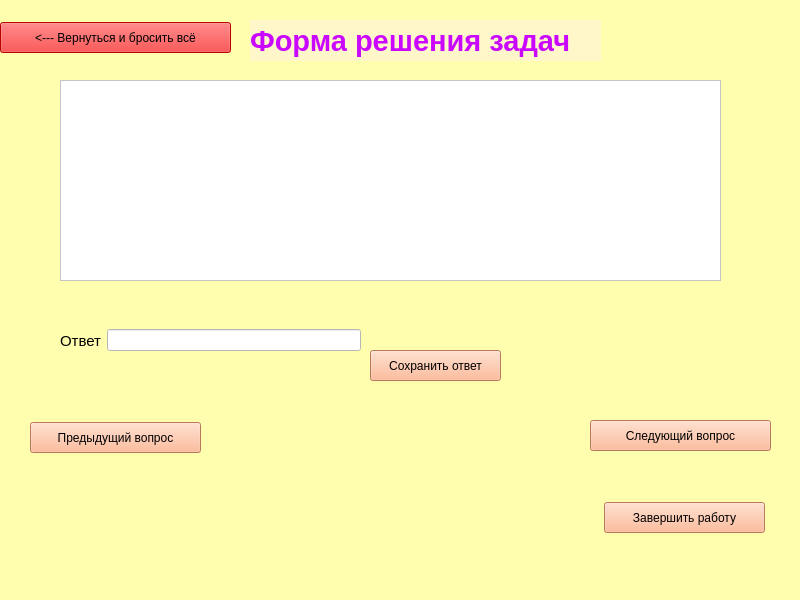
<?xml version="1.0" encoding="UTF-8"?>
<ui version="4.0">
 <class>MainWindow</class>
 <widget class="QMainWindow" name="MainWindow">
  <property name="geometry">
   <rect>
    <x>0</x>
    <y>0</y>
    <width>800</width>
    <height>600</height>
   </rect>
  </property>
  <property name="windowTitle">
   <string>MainWindow</string>
  </property>
  <property name="styleSheet">
   <string notr="true">background-color: rgb(255, 253, 174);</string>
  </property>
  <widget class="QWidget" name="centralwidget">
   <widget class="QLabel" name="label">
    <property name="geometry">
     <rect>
      <x>250</x>
      <y>20</y>
      <width>351</width>
      <height>41</height>
     </rect>
    </property>
    <property name="font">
     <font>
      <pointsize>22</pointsize>
      <weight>75</weight>
      <bold>true</bold>
     </font>
    </property>
    <property name="styleSheet">
     <string notr="true">background-color: rgb(255, 247, 201);
color: rgb(202, 8, 255);</string>
    </property>
    <property name="text">
     <string>Форма решения задач</string>
    </property>
   </widget>
   <widget class="QPushButton" name="endButton">
    <property name="geometry">
     <rect>
      <x>604</x>
      <y>502</y>
      <width>161</width>
      <height>31</height>
     </rect>
    </property>
    <property name="styleSheet">
     <string notr="true">background-color: rgb(255, 170, 127);
font: 75 12pt &quot;MS Shell Dlg 2&quot;;
gridline-color: rgb(170, 0, 0);</string>
    </property>
    <property name="text">
     <string>Завершить работу</string>
    </property>
   </widget>
   <widget class="QTextBrowser" name="qwestionText">
    <property name="enabled">
     <bool>false</bool>
    </property>
    <property name="geometry">
     <rect>
      <x>60</x>
      <y>80</y>
      <width>661</width>
      <height>201</height>
     </rect>
    </property>
    <property name="styleSheet">
     <string notr="true">
font: 11pt &quot;MS Shell Dlg 2&quot;;
background-color: rgb(255, 255, 255);
color: rgb(0, 0, 0);</string>
    </property>
   </widget>
   <widget class="QWidget" name="horizontalLayoutWidget">
    <property name="geometry">
     <rect>
      <x>60</x>
      <y>300</y>
      <width>301</width>
      <height>81</height>
     </rect>
    </property>
    <layout class="QHBoxLayout" name="horizontalLayout">
     <item>
      <widget class="QLabel" name="label_2">
       <property name="font">
        <font>
         <pointsize>11</pointsize>
        </font>
       </property>
       <property name="text">
        <string>Ответ</string>
       </property>
      </widget>
     </item>
     <item>
      <widget class="QLineEdit" name="answerEdit">
       <property name="styleSheet">
        <string notr="true">color: rgb(0, 0, 0);
background-color: rgb(255, 255, 255);
border-bottom-color: rgb(255, 0, 0);</string>
       </property>
      </widget>
     </item>
    </layout>
   </widget>
   <widget class="QPushButton" name="saveButton">
    <property name="geometry">
     <rect>
      <x>370</x>
      <y>350</y>
      <width>131</width>
      <height>31</height>
     </rect>
    </property>
    <property name="styleSheet">
     <string notr="true">background-color: rgb(255, 170, 127);
font: 75 12pt &quot;MS Shell Dlg 2&quot;;
gridline-color: rgb(170, 0, 0);</string>
    </property>
    <property name="text">
     <string>Сохранить ответ</string>
    </property>
   </widget>
   <widget class="QPushButton" name="previewButton">
    <property name="geometry">
     <rect>
      <x>30</x>
      <y>422</y>
      <width>171</width>
      <height>31</height>
     </rect>
    </property>
    <property name="styleSheet">
     <string notr="true">background-color: rgb(255, 170, 127);
font: 75 12pt &quot;MS Shell Dlg 2&quot;;
gridline-color: rgb(170, 0, 0);</string>
    </property>
    <property name="text">
     <string>Предыдущий вопрос</string>
    </property>
   </widget>
   <widget class="QPushButton" name="nextButton">
    <property name="geometry">
     <rect>
      <x>590</x>
      <y>420</y>
      <width>181</width>
      <height>31</height>
     </rect>
    </property>
    <property name="styleSheet">
     <string notr="true">background-color: rgb(255, 170, 127);
font: 75 12pt &quot;MS Shell Dlg 2&quot;;
gridline-color: rgb(170, 0, 0);</string>
    </property>
    <property name="text">
     <string>Следующий вопрос</string>
    </property>
   </widget>
   <widget class="QPushButton" name="pushButton">
    <property name="geometry">
     <rect>
      <x>0</x>
      <y>22</y>
      <width>231</width>
      <height>31</height>
     </rect>
    </property>
    <property name="styleSheet">
     <string notr="true">background-color: rgb(255, 0, 0);
font: 75 12pt &quot;MS Shell Dlg 2&quot;;
gridline-color: rgb(170, 0, 0);
color: rgb(0, 0, 0);</string>
    </property>
    <property name="text">
     <string>&lt;--- Вернуться и бросить всё</string>
    </property>
   </widget>
  </widget>
  <widget class="QStatusBar" name="statusbar"/>
 </widget>
 <resources/>
 <connections/>
</ui>
